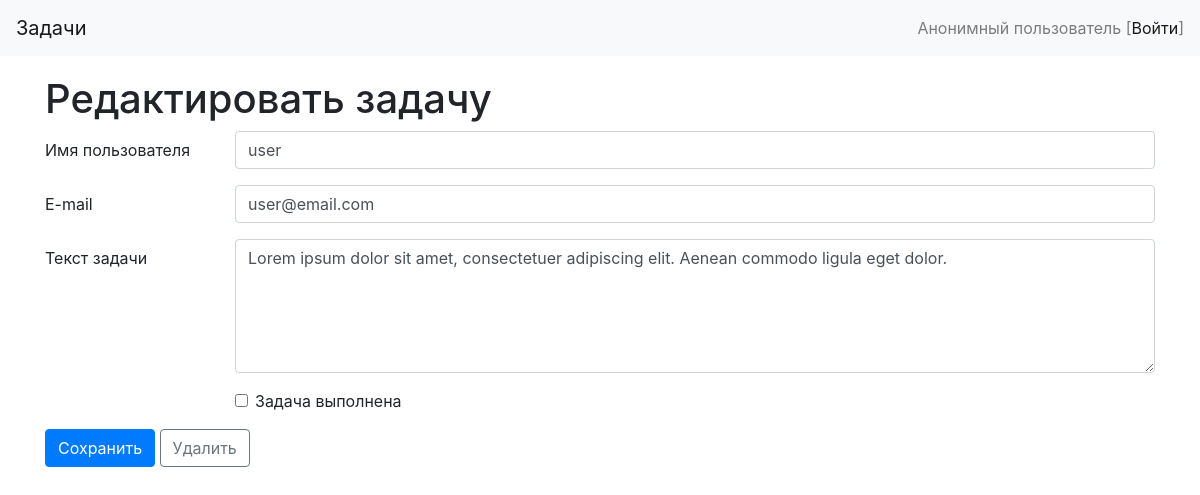
/?controller=tasks&action=edit&id=1, run on the app's committed database.
### tables this page shows
CREATE TABLE IF NOT EXISTS `tasks` (
  `id` int(10) unsigned NOT NULL AUTO_INCREMENT,
  `username` varchar(32) NOT NULL,
  `email` varchar(255) NOT NULL,
  `task` text(65535) NOT NULL,
  `done` datetime DEFAULT NULL,
  PRIMARY KEY (`id`)
);

### Framework/View.php (called while the page is built, shortened)
<?php
class View
{
    public static function render($templateName, $vars=[])
    {
        extract($vars);
        include DIRECTORY_APP . 'Views/' . $templateName;
        $buffer = ob_get_contents();
        return $buffer;
    }
}

### Application/Controllers/Tasks.php (called while the page is built, shortened)
<?php
class Tasks extends Controller
{
    function actionEdit($arParameters)
    {
        $tasksModel = new TasksModel();
        $taskId = array_key_exists('id', $arParameters) ? intval($arParameters['id']) : 0;
        $arTask = [];
        if ( $taskId > 0 ) {
            $taskId = intval($arParameters['id']);
            $arTask = $tasksModel->get($taskId);
        }
        return View::render('tasks/edit.tmpl.php', [
            'id' => $taskId,
            'username' => array_key_exists('username', $arTask) ? $arTask['username'] : '',
            'email' => array_key_exists('email', $arTask) ? $arTask['email'] : '',
            'task' => array_key_exists('task', $arTask) ? $arTask['task'] : '',
            'done' => array_key_exists('done', $arTask) ? $arTask['done'] : '',
        ]);
    }
}

### public/index.php (called while the page is built, shortened)
<?php
require_once DIRECTORY_ROOT . 'Framework' . '/' . 'autoload.php';
Framework\Application::run();

### Framework/Model.php (called while the page is built, shortened)
<?php
abstract class Model
{
    private $_connection;
    protected $_options = array(\PDO::MYSQL_ATTR_INIT_COMMAND => "SET NAMES 'UTF8'");
    private function _initConnection()
    {
        if (!$this->_connection instanceof \PDO) {
            $dsn = sprintf('mysql:host=%s;dbname=%s', DB_HOST, DB_NAME);
            try {
                $this->_connection = new \PDO($dsn, DB_USER, DB_PASS, $this->_options);
            } catch (PDOException $e) {
                throw new Exception('Connection failed: ' . $e->getMessage());
            }
        }
    }
    public function getConnection()
    {
        return $this->_connection;
    }
}

### Application/Models/Tasks.php (called while the page is built, shortened)
<?php
class Tasks extends Model
{
    public function get($taskId)
    {
        $stmt = $this->getConnection()->prepare( 'SELECT `id`, `username`, `email`, `task`, `done` FROM `tasks` WHERE `id`=?' );
        $stmt->bindParam(1, $taskId, \PDO::PARAM_INT);
        $stmt->execute();
        return $stmt->fetch(\PDO::FETCH_ASSOC);
    }
}

### Framework/autoload.php (called while the page is built, shortened)
<?php
spl_autoload_register(function($classname) {
    $fileName = str_replace("\\", '/', $classname) . ".php";
    if (file_exists(DIRECTORY_ROOT . $fileName)) {
        return;
    }
    throw new Exception('Unable to autoload class ' . $classname);
} );

### Application/Views/tasks/edit.tmpl.php (the view, shortened to what this page needs)
<form action="index.php" method="get">
    <div class="form-group row">
        <label for="taskUsername" class="col-sm-2 col-form-label">Имя пользователя</label>
        <div class="col-sm-10">
            <input type="text" class="form-control" id="taskUsername" name="username" value="<?= $username ?>"/>
        </div>
    </div>
    <div class="form-group row">
        <label for="taskEmail" class="col-sm-2 col-form-label">E-mail</label>
        <div class="col-sm-10">
            <input type="email" class="form-control" id="taskEmail" name="email"  value="<?= $email ?>"/>
        </div>
    </div>
    <div class="form-group row">
        <label for="taskText" class="col-sm-2 col-form-label">Текст задачи</label>
        <div class="col-sm-10">
            <textarea id="taskText" class="form-control" name="task" rows="5" cols="10"><?= $task ?></textarea>
        </div>
    </div>
    <div class="form-group row">
        <div class="col-sm-2"></div>
        <div class="col-sm-10">
            <div class="form-check">
                <input class="form-check-input" name="done" type="checkbox" id="isTaskDone"<?php if (strlen($done) > 0) { ?> checked="checked"<?php } ?>>
                <label class="form-check-label" for="isTaskDone">
                    Задача выполнена
                </label>
            </div>
        </div>
    </div>
    <div class="form-group row">
        <div class="col-sm-10">
            <button type="submit" class="btn btn-primary">Сохранить</button>
            <?php if ($id > 0) { ?><a href="?controller=tasks&action=delete&id=<?= $id ?>" onclick ="return confirm('Удалить задачу?');" class="btn btn-outline-secondary" role="button" aria-pressed="true">Удалить</a><?php } ?>
        </div>
    </div>
</form>

### data on the page
tasks: username "user", email "user@email.com", task "Lorem ipsum dolor sit amet, consectetuer adipiscing elit. Aenean commodo ligula eget dolor."

### other printed values
$title "Редактировать задачу"
